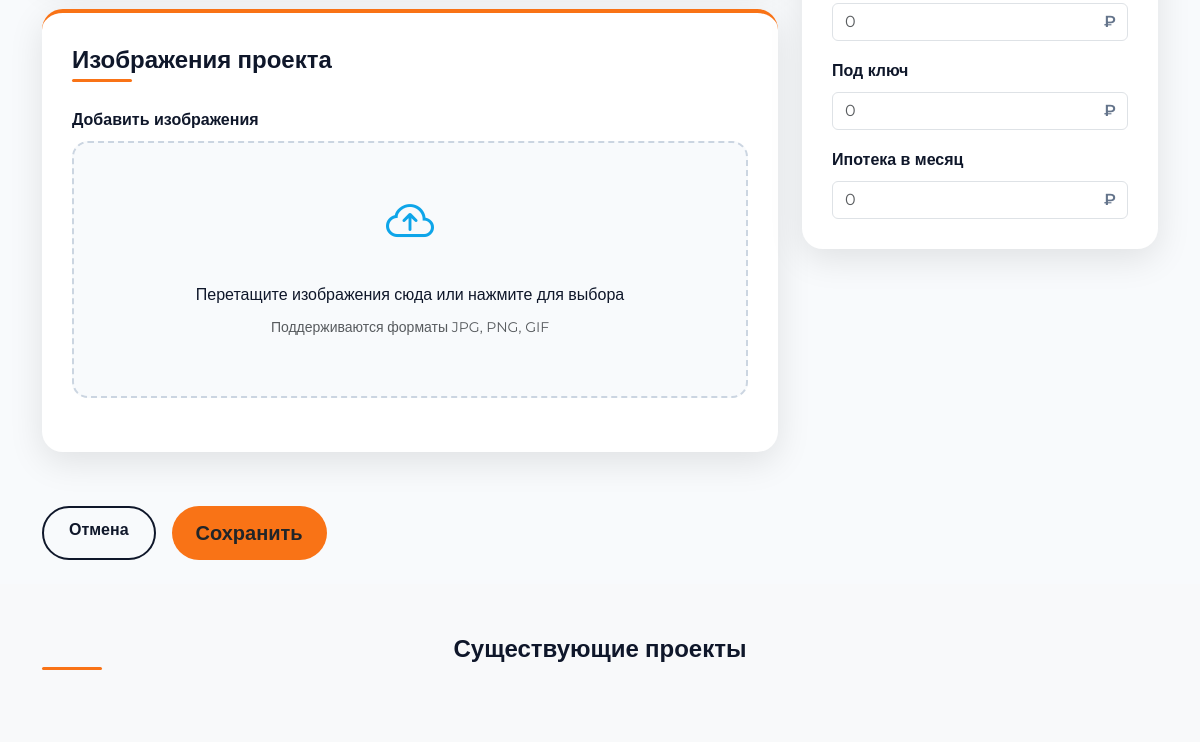
The page /admin/ (lower part) on the database as committed earlier.
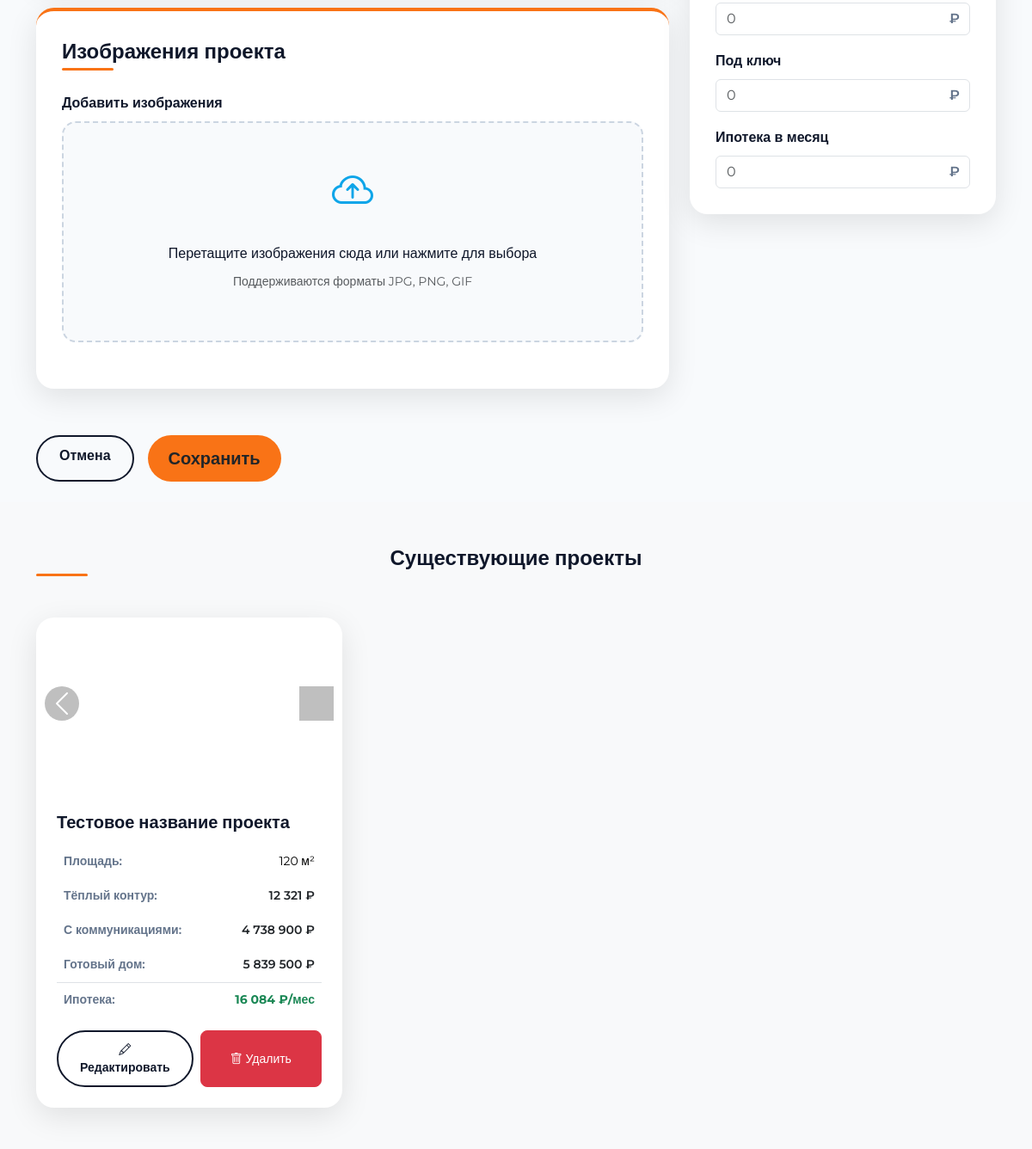
The same page on the database as committed later.
### app/models.py (models this page shows, shortened)
class ProjectImages(db.Model):
    __tablename__ = "project_images"
    id = db.Column(db.Integer, primary_key=True)
    filename = db.Column(db.String(100), nullable=False)
    project_id = db.Column(
        db.Integer,
        db.ForeignKey(Project.id, ondelete="CASCADE"),
        nullable=False,
    )
    project = db.relationship("Project", back_populates="images")
    @property
    def url(self):
        return os.path.join('uploads', self.project.slug, self.filename)

class Project(db.Model):
    __tablename__ = "projects"
    id = db.Column(db.Integer, primary_key=True)
    title = db.Column(db.String(100), unique=True, nullable=False)
    slug = db.Column(db.String(100), unique=True, nullable=False)
    description = db.Column(db.Text)
    square = db.Column(db.Integer, nullable=False)
    size = db.Column(db.String(15), nullable=False)
    price_base = db.Column(db.Integer, nullable=False)
    price_with_communications = db.Column(db.Integer)
    price_ready = db.Column(db.Integer)
    mortgage_price_per_month = db.Column(db.Integer)
    images_directory_path = db.Column(db.String(300), nullable=False)
    images = db.relationship(
        "ProjectImages",
        back_populates="project",
        cascade="all, delete-orphan",
        lazy="dynamic"
    )

### app/routes.py (the view)
@main_bp.route('/admin/')
def admin():
    projects = Project.query.all()
    form = ProjectForm()
    return render_template('admin.html', projects=projects, form=form)

### app/forms.py
class ProjectForm(FlaskForm):
    title = StringField('Название', validators=[DataRequired()])
    description = TextAreaField('Описание', validators=[DataRequired()])
    square = IntegerField('Площадь (м²)', validators=[DataRequired(), NumberRange(min=0)])
    size = StringField('Площадь участка', validators=[DataRequired()])  # теперь текст
    price_base = IntegerField('Теплый контур', validators=[DataRequired(), NumberRange(min=0)])
    price_with_communications = IntegerField('Готовые коммуникации', validators=[Optional(), NumberRange(min=0)])
    price_ready = IntegerField('Заезжай и живи', validators=[Optional(), NumberRange(min=0)])
    mortgage_price_per_month = IntegerField('В ипотеку', validators=[Optional(), NumberRange(min=0)])
    img_files = MultipleFileField("Изображение", validators=[
        FileAllowed(['jpg', 'jpeg', 'png', 'webp'], "Допустимы только изображения")
    ])
    submit = SubmitField('Сохранить')

### app/templates/admin.html (shortened to what this page needs)
<!DOCTYPE html>
<html lang="ru">
<head>
    <link href="https://cdn.jsdelivr.net/npm/bootstrap@5.3.2/dist/css/bootstrap.min.css" rel="stylesheet" />
    <link href="https://cdn.jsdelivr.net/npm/bootstrap-icons@1.11.1/font/bootstrap-icons.css" rel="stylesheet" />
</head>
<body>
    <section class="py-4">
        <div class="container">
            <form method="POST" action="{{ url_for('main.add_project') }}" enctype="multipart/form-data">
                <div class="row g-4 align-items-start">
                    <div class="col-lg-8">
                        <div class="admin-card">
                            <h3 class="section-title">Изображения проекта</h3>
                            <div class="mb-4">
                                <label class="form-label fw-bold">Добавить изображения</label>
                                <div class="upload-area" id="uploadArea">
                                    <div class="upload-icon">
                                        <i class="bi bi-cloud-arrow-up"></i>
                                    </div>
                                    <p class="mb-2 fw-medium">Перетащите изображения сюда или нажмите для выбора</p>
                                    <p class="text-muted small">Поддерживаются форматы JPG, PNG, GIF</p>
                                </div>
                            </div>
                        </div>
                    </div>
                    <div class="col-lg-4">
                        <div class="admin-card">
                            <div class="mb-3">
                                <div class="price-input-group">
                                    {{ form.price_with_communications(class="form-control", placeholder="0") }}
                                </div>
                            </div>
                            <div class="mb-3">
                                <label class="form-label fw-semibold">Под ключ</label>
                                <div class="price-input-group">
                                    {{ form.price_ready(class="form-control", placeholder="0") }}
                                </div>
                            </div>
                            <div class="mb-0">
                                <label class="form-label fw-semibold">Ипотека в месяц</label>
                                <div class="price-input-group">
                                    {{ form.mortgage_price_per_month(class="form-control", placeholder="0") }}
                                </div>
                            </div>
                        </div>
                    </div>
                </div>
                <div class="row mt-4">
                    <div class="col-12">
                        <div class="d-grid gap-2 d-md-flex justify-content-md-start">
                            <a href="{{ url_for('main.admin') }}" class="btn btn-outline-custom me-md-2">Отмена</a>
                            {{ form.submit(class="btn btn-primary-custom btn-lg px-4") }}
                        </div>
                    </div>
                </div>
            </form>
        </div>
    </section>
    <section id="projects" class="py-5 bg-light">
        <div class="container">
            <h2 class="section-title text-center mb-5">Существующие проекты</h2>
            <div class="row g-4">
                {% for project in projects %}
                <div class="col-md-6 col-lg-4">
                    <div class="project-card h-100">
                        <div id="carousel{{ project.id }}" class="carousel slide">
                            <div class="carousel-inner">
                                {% for image in project.images.all() %}
                                <div class="carousel-item {% if loop.first %}active{% endif %}">
                                    <img src="{{ url_for('static', filename=image.url) }}" class="card-img-top" alt="{{ project.title }}" style="height: 200px; object-fit: cover;">
                                </div>
                                {% endfor %}
                            </div>
                            {% if project.images.count() > 1 %}
                            <button class="carousel-control-prev" type="button" data-bs-target="#carousel{{ project.id }}" data-bs-slide="prev">
                                <span class="carousel-control-prev-icon"></span>
                            </button>
                            <button class="carousel-control-next" type="button" data-bs-target="#carousel{{ project.id }}" data-bs-slide="next">
                                <span class="carousel-control-next-icon"></span>
                            </button>
                            {% endif %}
                        </div>
                        <div class="card-body p-4">
                            <h5 class="fw-semibold mb-3">{{ project.title }}</h5>
                            <table class="table table-borderless text-secondary small mb-0">
                                <tbody>
                                    <tr>
                                        <th>Площадь:</th>
                                        <td class="text-end">{{ project.square }} м²</td>
                                    </tr>
                                    <tr>
                                        <th>Тёплый контур:</th>
                                        <td class="text-end text-dark fw-semibold">{{ "{:,}".format(project.price_base).replace(',', ' ') }} ₽</td>
                                    </tr>
                                    <tr>
                                        <th>С коммуникациями:</th>
                                        <td class="text-end text-dark fw-semibold">{{ "{:,}".format(project.price_with_communications).replace(',', ' ') }} ₽</td>
                                    </tr>
                                    <tr>
                                        <th>Готовый дом:</th>
                                        <td class="text-end text-dark fw-semibold">{{ "{:,}".format(project.price_ready).replace(',', ' ') }} ₽</td>
                                    </tr>
                                    <tr class="border-top">
                                        <th class="pt-2">Ипотека:</th>
                                        <td class="text-end fw-bold pt-2 text-success">{{ "{:,}".format(project.mortgage_price_per_month).replace(',', ' ') }} ₽/мес</td>
                                    </tr>
                                </tbody>
                            </table>
                            <div class="d-flex gap-2 mt-3">
                                <a href="{{ url_for('main.edit_project', id=project.id) }}" class="btn btn-outline-custom btn-sm flex-fill">
                                    <i class="bi bi-pencil"></i> Редактировать
                                </a>
                                <button class="btn btn-danger btn-sm delete-btn" data-id="{{ project.id }}">
                                    <i class="bi bi-trash"></i> Удалить
                                </button>
                            </div>
                        </div>
                    </div>
                </div>
                {% endfor %}
            </div>
        </div>
    </section>
</body>
</html>

### app/templates/admin.html (style rules this page uses)
:root { --primary: #0f172a; --primary-light: #1e293b; --secondary: #f97316; --accent: #0ea5e9; --light: #f8fafc; --dark: #0f172a; --gray: #64748b; }
body { background: var(--light); font-family: "Montserrat", sans-serif; color: var(--dark); line-height: 1.7; }
h1, h2, h3, h4, h5 { font-family: "Oswald", sans-serif; font-weight: 700; }
.btn-primary-custom { background: var(--secondary); border: none; padding: 12px 30px; border-radius: 50px; font-weight: 600; transition: 0.3s; }
.btn-outline-custom { border: 2px solid var(--primary); color: var(--primary); padding: 10px 25px; border-radius: 50px; transition: 0.3s; font-weight: 600; }
.admin-card { background: white; border-radius: 1.3rem; padding: 30px; box-shadow: 0 10px 35px rgba(0, 0, 0, 0.1); margin-bottom: 30px; border-top: 4px solid var(--secondary); }
.project-card { background: white; border-radius: 1.3rem; box-shadow: 0 10px 35px rgba(0, 0, 0, 0.1); transition: 0.3s; overflow: hidden; }
.section-title { margin-bottom: 1.5rem; color: var(--primary); font-size: 1.5rem; position: relative; padding-bottom: 10px; }
.section-title::after { content: ""; position: absolute; bottom: 0; left: 0; width: 60px; height: 3px; background: var(--secondary); border-radius: 2px; }
.upload-area { border: 2px dashed #cbd5e1; border-radius: 1rem; padding: 40px 20px; text-align: center; cursor: pointer; transition: 0.3s; background: #f8fafc; }
.upload-icon { font-size: 3rem; color: var(--accent); margin-bottom: 1rem; }
.carousel-item img { height: 200px; object-fit: cover; }
.carousel-control-prev, .carousel-control-next { width: 40px; height: 40px; background: rgba(0,0,0,0.5); border-radius: 50%; top: 50%; transform: translateY(-50%); margin: 0 10px; }
.table th { font-weight: 600; color: var(--gray); border: none; }
.table td { border: none; vertical-align: middle; }
.delete-btn { width: 100%; border-radius: 8px; }
.price-input-group { position: relative; }
.price-input-group::before { content: "₽"; position: absolute; right: 12px; top: 50%; transform: translateY(-50%); color: var(--gray); font-weight: 600; }
.price-input-group input { padding-right: 40px; }

Rows that differ between the two databases and show on the page:
added Project: title "Тестовое название проекта", square "120", price_base "12 321", price_with_communications "4 738 900", price_ready "5 839 500", mortgage_price_per_month "16 084"
added ProjectImages: filename.slug (picture)
